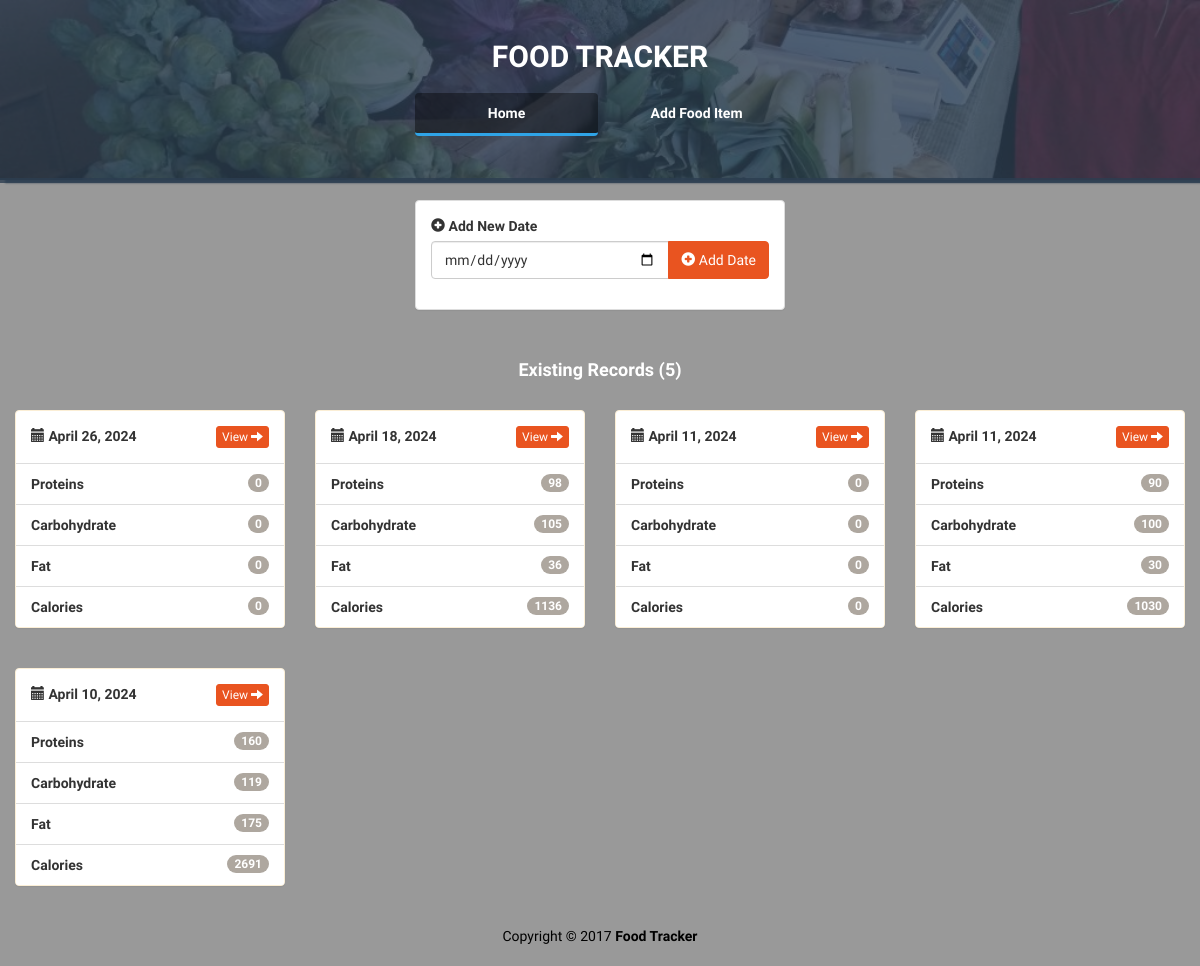
Before: / with the older database file.
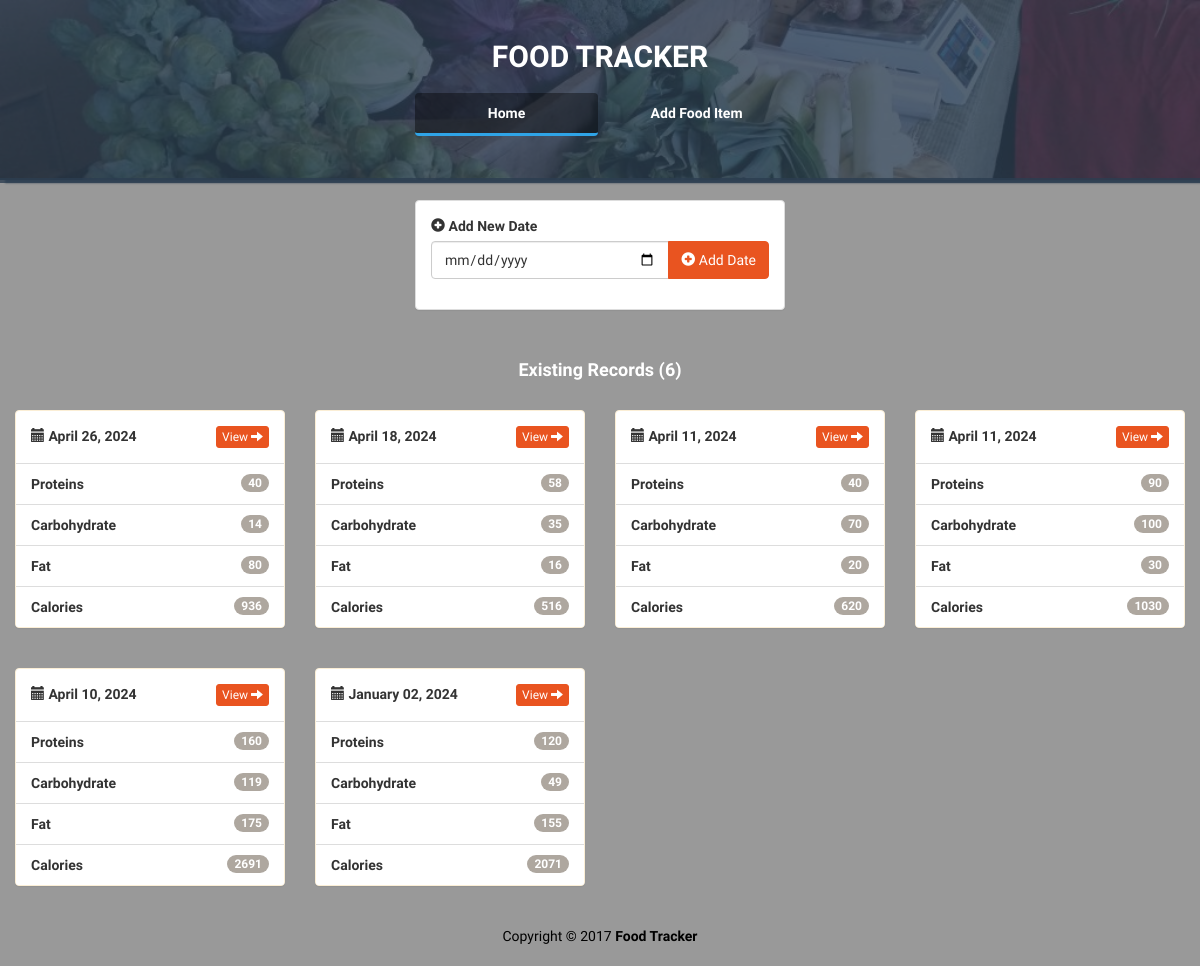
After: the same page with the newer database file.
### foodtracker/models.py (models this page shows)
class Log(db.Model):
    id = db.Column(db.Integer, primary_key=True)
    date = db.Column(db.Date, nullable=False)
    foods = db.relationship('Food', secondary=log_food, lazy='dynamic')

### foodtracker/main/routes.py (the view)
@main.route('/')
def index():
    logs = Log.query.order_by(Log.date.desc()).all()
    log_dates = []
    for log in logs:
        proteins = 0
        carbs = 0
        fats = 0
        calories = 0
        for food in log.foods:
            proteins += food.proteins
            carbs += food.carbs
            fats += food.fats
            calories += food.calories
        log_dates.append({
            'log_date' : log,
            'proteins' : proteins,
            'carbs' : carbs,
            'fats' : fats,
            'calories' : calories
        })
    return render_template('index.html', log_dates=log_dates)

### foodtracker/models.py (called while the page is built)
    @property
    def calories(self):
        return self.proteins * 4 + self.carbs * 4 + self.fats * 9

### foodtracker/templates/index.html (shortened to what this page needs)
<!DOCTYPE html>
<html lang="en">
	<head>
		<link rel="stylesheet" href="{{ url_for('static', filename='bs/css/united.min.css') }}" />
		<link rel="stylesheet" href="{{ url_for('static', filename='styles.css') }}" />
	</head>
	<body>
		<div class="container-fluid" id="wrapper">
			<div class="row" id="homeJumbo">
				<div class="overlay"></div>
				<div class="col-lg-12">
					<h1>
						<a href="{{ url_for('main.index') }}">FOOD TRACKER</a>
					</h1>
					<div class="row t20">
						<div class="col-lg-4 col-lg-offset-4">
							<ul class="nav nav-pills nav-justified">
							  <li role="presentation" class="active">
							  	<a href="{{ url_for('main.index') }}" title="Home">Home</a>
							  </li>
							  <li role="presentation">
							  	<a href="{{ url_for('main.add') }}" title="Add Food Item">Add Food Item</a>
							  </li>
							</ul>
						</div>
					</div>
				</div>
			</div>
			<div class="row t20">
				<div class="col-lg-4 col-lg-offset-4">
					<div class="panel panel-default">
						<div class="panel-body">
							<form action="{{ url_for('main.create_log') }}" method="POST" role="form">
								<div class="form-group">
									<label><i class="glyphicon glyphicon-plus-sign"></i> Add New Date</label>
									<div class="input-group">
									  <input type="date" class="form-control" name="date" placeholder="Select New Date" aria-label="date" aria-describedby="add-btn">
									  <span class="input-group-btn">
										<button type="submit" class="btn btn-primary" id="add-btn">
										  <i class="glyphicon glyphicon-plus-sign"></i> Add Date
										</button>
									  </span>
									</div>
								</div>
							</form>
						</div>
					</div>
				</div>
			</div>
			<div class="row t20">
				<div class="col-lg-12">
					<h4 class="text-center text-white"><strong>Existing Records ({{ log_dates|length}})</strong></h4>
				</div>
			</div>
			{% for row in log_dates|batch(4) %}
			<div class="row t20">
				{% for log_date in row %}
				<div class="col-lg-3">
					<div class="panel panel-warning">
						<div class="panel-body text-bold">
							<i class="glyphicon glyphicon-calendar"></i> {{ log_date['log_date'].date.strftime('%B %d, %Y') }}
							<a class="btn btn-primary btn-xs pull-right" href="{{ url_for('main.view', log_id=log_date['log_date'].id) }}">
								View <i class="glyphicon glyphicon-arrow-right"></i>
							</a>
						</div>
						<ul class="list-group">
							<li class="list-group-item text-bold"><span class="badge">{{ log_date['proteins']}}</span> Proteins</li>
							<li class="list-group-item text-bold"><span class="badge">{{ log_date['carbs']}}</span> Carbohydrate</li>
							<li class="list-group-item text-bold"><span class="badge">{{ log_date['fats']}}</span> Fat</li>
							<li class="list-group-item text-bold"><span class="badge">{{ log_date['calories']}}</span> Calories</li>
						</ul>
					</div>
				</div>
				{% endfor %}
			</div>
			{% endfor %}
			<footer>
				<div class="row pad">
					<div class="col-lg-12 text-center">
						Copyright &copy; 2017 <strong>Food Tracker</strong>
					</div>
				</div>
			</footer>
		</div>
	</body>
</html>

### foodtracker/static/styles.css (style rules this page uses)
body { background: rgba(0, 0, 0, .4); font-family: 'Ubuntu', sans-serif; }
#homeJumbo { position: relative; min-height: 180px; background: rgba(44, 62, 80, .8); background-image: url('./img/bg.jpg'); background-size: cover; background-repeat: no-repeat; border-bottom: 2px solid rgba(44, 62, 80, .8); box-shadow: 7px 1px 2px 2px rgba(44, 62, 80, .8); }
#homeJumbo > div.overlay { position: absolute; height: 183px; width: 100%; background: rgba(44, 62, 80, .8); }
#homeJumbo h1 { font-size: 30px; color: white; font-family: 'Oswald'; text-align: center; padding-top: 20px; font-weight: bolder; }
#homeJumbo h1 > a { color: white; text-decoration: none; }
.t20 { margin-top: 20px; }
.nav-pills>li.active>a, .nav-pills>li.active>a:hover, .nav-pills>li.active>a:focus { color: white; border-bottom: 3px solid #2fa4e7; font-weight: bolder; background: rgba(0, 0, 0, .4); }
.nav-justified>li>a { color: white; font-weight: bolder; }
.nav-pills>li+li { padding-left: 10px; }
.text-bold { font-weight: bolder !important; }
.text-white { color: white !important; }
footer { margin-top: 20px; color: black; margin-bottom: 20px; }

Changed rows visible on the page:
added Log: log_date "January 02, 2024"
Other visible differences:
{{ log_dates|length }}: "5" → "6"
list line gone: "April 26, 2024"
new list line: "April 26, 2024"
list line gone: "View 0 Proteins 0 Carbohydrate 0 Fat 0 Calories View 98 Proteins 105 Carbohydrate 36 Fat 1136 Calories View 0 Proteins 0 Carbohydrate 0 Fat 0 Calories"
new list line: "View 40 Proteins 14 Carbohydrate 80 Fat 936 Calories View 58 Proteins 35 Carbohydrate 16 Fat 516 Calories View 40 Proteins 70 Carbohydrate 20 Fat 620 Calories"
list line gone: "April 18, 2024"
new list line: "April 18, 2024"
list line gone: "April 11, 2024"
new list line: "April 11, 2024"
new list line: "View 120 Proteins 49 Carbohydrate 155 Fat 2071 Calories"
